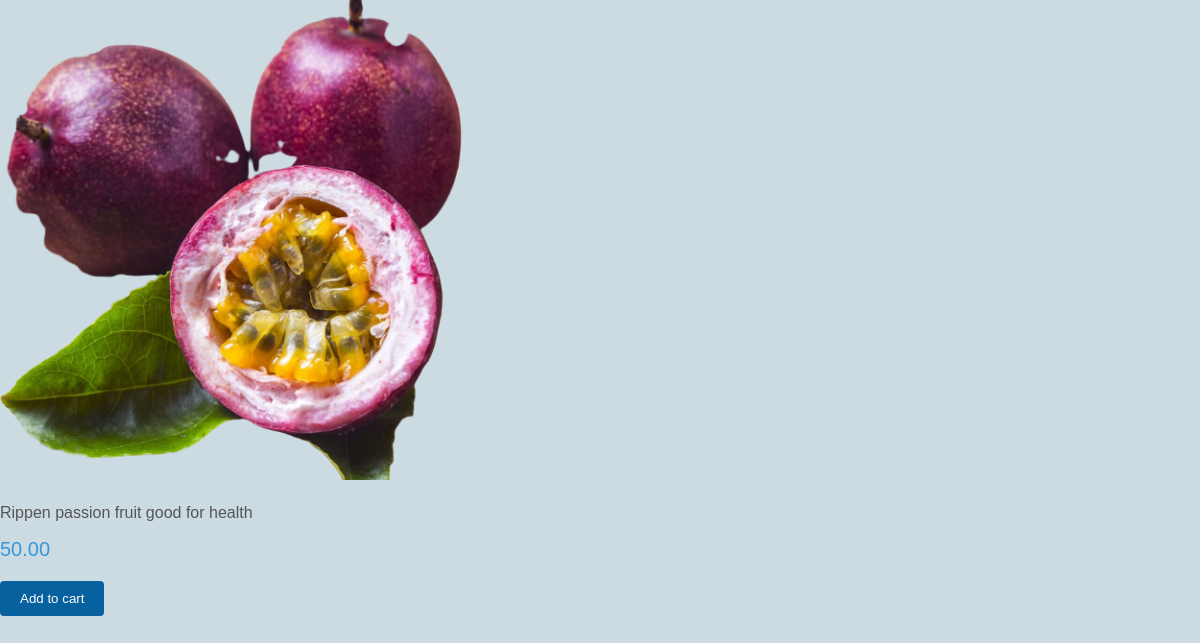
The page /inventory/products/2/ on the database its author committed.
### inventory/models.py (models this page shows)
class Product(models.Model):
    Vendor = models.ForeignKey(Vendor,null=True,on_delete=models.CASCADE)
    name=models.CharField(max_length=32)
    price=models.DecimalField(max_digits=8,decimal_places=2)
    description=models.TextField()
    image=models.ImageField(upload_to='images/')
    date_created=models.DateTimeField(auto_now_add=True)
    date_updated=models.DateTimeField(auto_now=True)
    stock=models.PositiveIntegerField()

### inventory/views.py (the view)
# urls.py: path("products/<int:id>/",product_detail, name="product_detail_view"),
def product_detail(request,id):
    product = Product.objects.get(id=id)
    return render(request,"inventory/product_details.html", {"product":product})

### templates/inventory/product_details.html (shortened to what this page needs)
<!DOCTYPE html>
<html lang="en">
<head>
</head>
<body>
    <div>
        <img src="{{ product.image.url }}" alt="{{ product.title}}" class="images">
        <p class="product-description"> {{ product.description}}</p>
        <span class="product-price"> {{ product.price}}</span>
        <button class="add-to-cart-btn">Add to cart</button>
    </div>
</body>
</html>

### templates/inventory/product_details.html (style rules this page uses)
body { background-color:#ccdbe1 ; font-family: Arial, sans-serif; margin: 0; padding: 0; }
.product-description { font-size: 16px; color: #555; margin-top: 10px; }
.product-price { font-size: 20px; color: #3498db; display: block; margin-top: 10px; }
.add-to-cart-btn { background-color: #06619e; color: #fff; border: none; padding: 10px 20px; border-radius: 4px; cursor: pointer; margin-top: 20px; }
.images { width: 40%; }

### rows shown on the page
Product: image (picture), description "Rippen passion fruit good for health", price "50.00"
